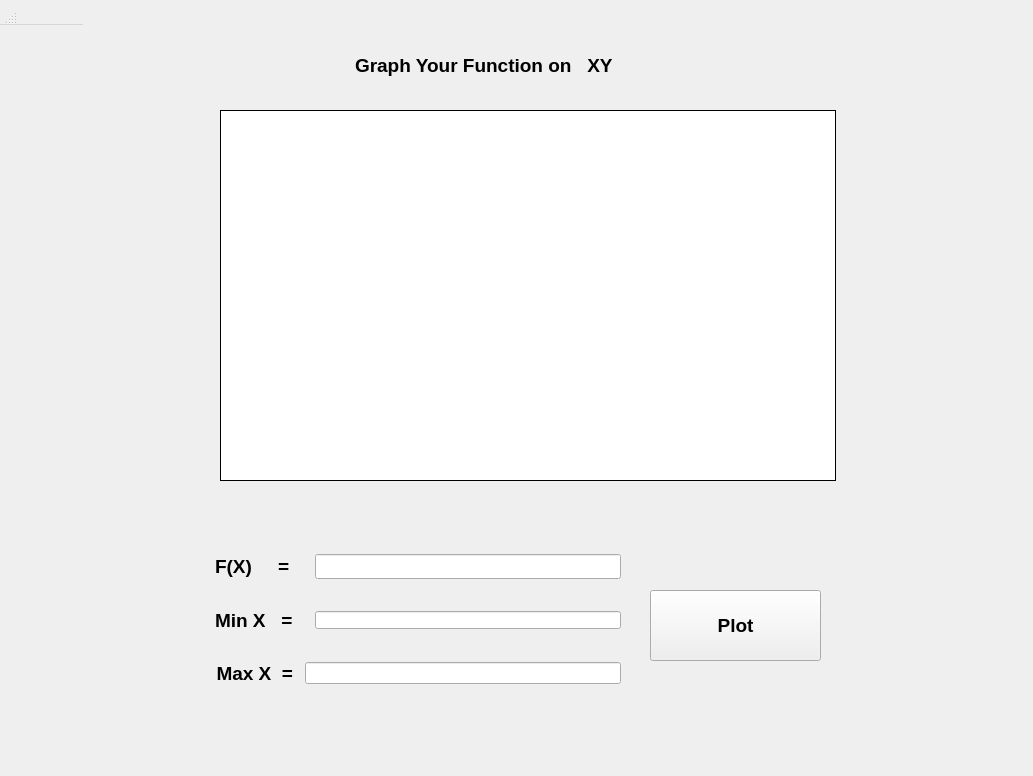
<?xml version="1.0" encoding="UTF-8"?>
<ui version="4.0">
 <class>MainWindow</class>
 <widget class="QWidget" name="MainWindow">
  <property name="geometry">
   <rect>
    <x>0</x>
    <y>0</y>
    <width>1033</width>
    <height>776</height>
   </rect>
  </property>
  <property name="windowTitle">
   <string>Plotter</string>
  </property>
  <property name="styleSheet">
   <string notr="true"/>
  </property>
  <widget class="QMenuBar" name="menubar">
   <property name="geometry">
    <rect>
     <x>0</x>
     <y>0</y>
     <width>83</width>
     <height>25</height>
    </rect>
   </property>
  </widget>
  <widget class="QStatusBar" name="statusbar">
   <property name="geometry">
    <rect>
     <x>0</x>
     <y>0</y>
     <width>16</width>
     <height>25</height>
    </rect>
   </property>
  </widget>
  <widget class="PlotWidget" name="graph">
   <property name="geometry">
    <rect>
     <x>220</x>
     <y>110</y>
     <width>621</width>
     <height>371</height>
    </rect>
   </property>
   <property name="styleSheet">
    <string notr="true">QGraphicsView{
margin-right: 5px;
border: 1px solid black;}</string>
   </property>
  </widget>
  <widget class="QPushButton" name="plotButton">
   <property name="geometry">
    <rect>
     <x>650</x>
     <y>590</y>
     <width>171</width>
     <height>71</height>
    </rect>
   </property>
   <property name="font">
    <font>
     <pointsize>14</pointsize>
     <weight>75</weight>
     <bold>true</bold>
    </font>
   </property>
   <property name="styleSheet">
    <string notr="true"/>
   </property>
   <property name="text">
    <string>Plot</string>
   </property>
  </widget>
  <widget class="QWidget" name="layoutWidget">
   <property name="geometry">
    <rect>
     <x>200</x>
     <y>530</y>
     <width>421</width>
     <height>181</height>
    </rect>
   </property>
   <layout class="QGridLayout" name="gridLayout">
    <item row="2" column="1">
     <widget class="QLineEdit" name="max_value">
      <property name="styleSheet">
       <string notr="true"/>
      </property>
     </widget>
    </item>
    <item row="1" column="1">
     <widget class="QLineEdit" name="min_value">
      <property name="styleSheet">
       <string notr="true">*{
margin-left: 10px;}</string>
      </property>
     </widget>
    </item>
    <item row="0" column="1">
     <widget class="QLineEdit" name="expression">
      <property name="maximumSize">
       <size>
        <width>16777215</width>
        <height>25</height>
       </size>
      </property>
      <property name="styleSheet">
       <string notr="true">*{
margin-left: 10px;}</string>
      </property>
     </widget>
    </item>
    <item row="1" column="0">
     <widget class="QLabel" name="label_4">
      <property name="font">
       <font>
        <pointsize>14</pointsize>
        <weight>75</weight>
        <bold>true</bold>
       </font>
      </property>
      <property name="styleSheet">
       <string notr="true">QLabel{
padding-left: 10px;}</string>
      </property>
      <property name="text">
       <string>Min X   =</string>
      </property>
     </widget>
    </item>
    <item row="2" column="0">
     <widget class="QLabel" name="label_5">
      <property name="font">
       <font>
        <pointsize>14</pointsize>
        <weight>75</weight>
        <bold>true</bold>
       </font>
      </property>
      <property name="text">
       <string>  Max X  =</string>
      </property>
      <property name="alignment">
       <set>Qt::AlignCenter</set>
      </property>
     </widget>
    </item>
    <item row="0" column="0">
     <widget class="QLabel" name="label">
      <property name="maximumSize">
       <size>
        <width>150</width>
        <height>30</height>
       </size>
      </property>
      <property name="font">
       <font>
        <pointsize>14</pointsize>
        <weight>75</weight>
        <bold>true</bold>
       </font>
      </property>
      <property name="styleSheet">
       <string notr="true">QLabel{
padding-left: 10px;}</string>
      </property>
      <property name="text">
       <string>F(X)     =</string>
      </property>
     </widget>
    </item>
   </layout>
  </widget>
  <widget class="QLabel" name="label_2">
   <property name="geometry">
    <rect>
     <x>340</x>
     <y>50</y>
     <width>401</width>
     <height>31</height>
    </rect>
   </property>
   <property name="font">
    <font>
     <pointsize>14</pointsize>
     <weight>75</weight>
     <bold>true</bold>
    </font>
   </property>
   <property name="styleSheet">
    <string notr="true">QLabel{
padding-left: 10px;}</string>
   </property>
   <property name="text">
    <string>Graph Your Function on   XY </string>
   </property>
  </widget>
 </widget>
 <customwidgets>
  <customwidget>
   <class>PlotWidget</class>
   <extends>QGraphicsView</extends>
   <header>pyqtgraph</header>
  </customwidget>
 </customwidgets>
 <resources/>
 <connections/>
</ui>
